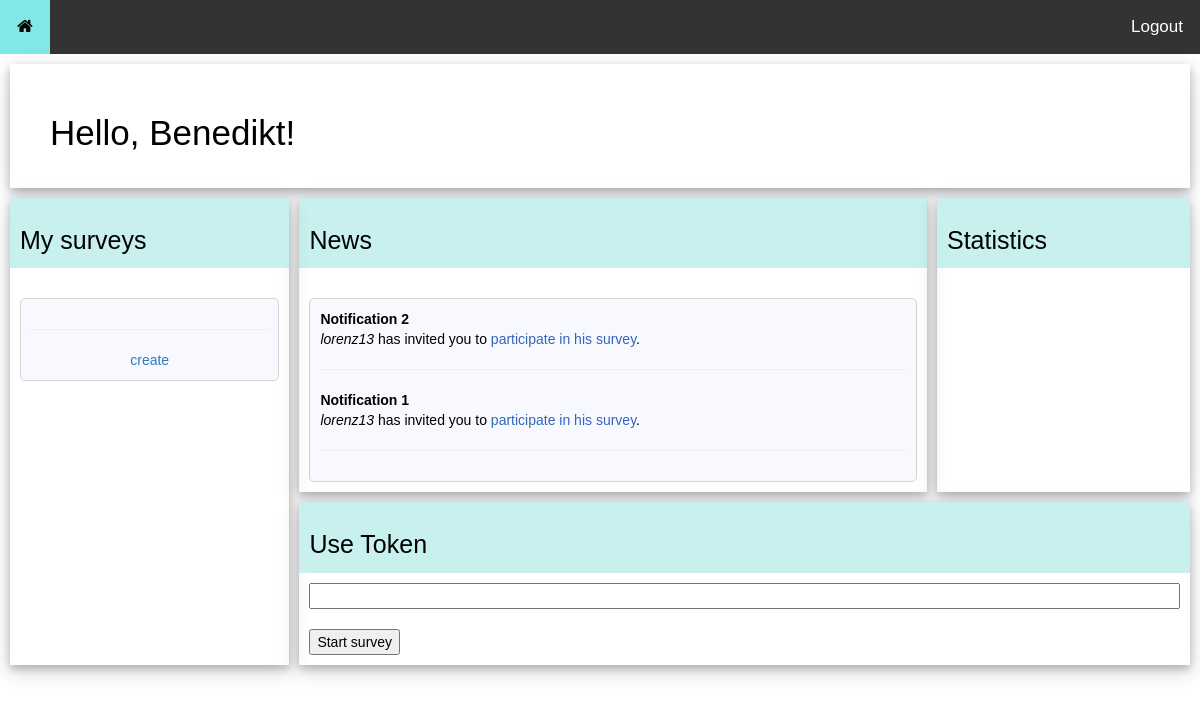
/dashboard (signed in), run on the app's committed database.
### quizApp.py (models this page shows)
class User(UserMixin, db.Model):
	__tablename__ = 'users'
	id = db.Column(db.Integer, primary_key=True)
	firstname = db.Column(db.String(32))
	lastname = db.Column(db.String(32))
	username = db.Column(db.String(32), unique=True)
	password = db.Column(db.String(80))

class Invitation(db.Model):
	__tablename__ = 'invitations'
	id = db.Column(db.Integer, primary_key=True)
	admin_id = db.Column(db.Integer, db.ForeignKey('users.id'))
	admin_username = db.Column(db.String, db.ForeignKey('users.username'))
	participant_id = db.Column(db.Integer, db.ForeignKey('users.id'))
	survey_id = db.Column(db.Integer, db.ForeignKey('surveys.id'))

### quizApp.py (the view)
@app.route('/dashboard')
@login_required
def dashboard():
	surveys = Survey.query.filter_by(admin_id=current_user.id)
	invitations = Invitation.query.filter_by(participant_id=current_user.id)
	return render_template('dashboard.html', firstname=current_user.firstname, surveys=surveys, invitations=invitations)

### quizApp.py (called while the page is built)
@login_manager.user_loader
def load_user(user_id):
	return User.query.get(int(user_id))

### templates/dashboard.html (shortened to what this page needs)
{% extends "bootstrap/base.html" %}
{% block styles %}
{{super()}}
<link href="{{ url_for('static', filename='css/main.css') }}" rel="stylesheet">
<link href="{{ url_for('static', filename='css/topnav.css') }}" rel="stylesheet">
<link rel="stylesheet" href="https://cdnjs.cloudflare.com/ajax/libs/font-awesome/4.7.0/css/font-awesome.min.css">
{% endblock %}
{% block content %}
<div class="topnav">
  <a href="{{ url_for('dashboard') }}" class="active">
    <i class="fa fa-home"></i>
  </a>
  <a href="{{ url_for('logout') }}" style="float:right">Logout</a>
</div>
<div class="grid-container">
  <div class="grid-container-header">
    <div class="main">
      <h1>Hello, {{ firstname }}!</h1>
    </div>
  </div>
  <div class="grid-container-center">
    <div class="header">
      News
    </div>
    <div class="main">
      <div class="box">
        <ul>
          {% if invitations.first() == none %}
          <li><b>You have no notifications</b></li>
          {% else %}
          {% for i in invitations|reverse %}
          <li>
            <b>Notification {{ loop.revindex }}</b><br>
            <em>{{ i.admin_username }}</em> has invited you to <a style="color: #3366BB;" href="{{ url_for('joinSurvey', invitation_id=i.id) }}">participate in his survey</a>.
          </li>
          <hr>
          {% endfor %}
          {% endif %}
        </ul>
      </div>
    </div>
  </div>
  <div class="grid-container-left">
    <div class="header">
      My surveys
    </div>
    <div class="main">
      <div class="box">
        {% if surveys != null %}
        <ul>
          <hr>
        </ul>
        {% else %}
        <p>You have not created any survey yet.</p>
        {% endif %}
        <a href="{{ url_for('newSurvey') }}">create</a>
      </div>
    </div>
  </div>
  <div class="grid-container-right">
    <div class="header">
      Statistics
    </div>
    <div class="main">
    </div>
  </div>
  <div class="grid-container-footer">
    <div class="header">
      Use Token
    </div>
    <div class="main">
      <form action="/startSurveyWithToken">
        <input style="width: 100%" type="text" name="token">
        <br><br>
        <button type="submit">Start survey</button>
      </form>
    </div>
  </div>
</div>
{% endblock %}

### static/css/main.css (style rules this page uses)
body { background-color: #FFFFFF; font-family: 'Verdana', 'Trebuchet MS', sans-serif; text-decodration: none; color: #000000; margin: 0; }
h1 { padding-top: 20px; }
.box { background-color: ghostwhite; border: 1px solid lightgray; border-radius: 5px; color: #000000; text-align: center; padding: 10px; overflow: wrap; }
.grid-container-header { grid-area: header; }
.grid-container-center { grid-area: center; }
.grid-container-left { grid-area: left; }
.grid-container-right { grid-area: right; }
.grid-container-footer { grid-area: footer; }
.grid-container-center .box { text-align: left; }
.grid-container { display: grid; grid-template-areas: 'header header header header' 'left center center right' 'left footer footer footer'; grid-gap: 10px; background-color: #FFF; padding: 10px; }
.grid-container > div { box-shadow: 0 4px 8px 0 rgba(0, 0, 0, 0.2), 0 6px 20px 0 rgba(0, 0, 0, 0.19); }
.grid-container h1 { padding-bottom: 15px; padding-left: 30px; font-size: 35px; }
.grid-container ul { list-style-type: none; padding-left: 0px; }
.grid-container ul li a { text-decoration: none; color: #000000; }
.grid-container .header { background-color: #c7f0ee; font-size: 25px; padding: 10px; padding-top: 25px; }
.grid-container .main { padding: 10px; }
.grid-container .box { margin-top: 20px; }

### static/css/topnav.css (style rules this page uses)
.topnav { font-family: inherit; grid-area: menu; background-color: #333; overflow: hidden; box-shadow: 0 4px 8px 0 rgba(0, 0, 0, 0.2), 0 6px 20px 0 rgba(0, 0, 0, 0.19); }
.topnav a { float: left; display: block; color: #FFF; background-color: #333; text-align: center; padding: 15px 17px; text-decoration: none; font-size: 17px; }
.topnav a.active { background-color: #7ad6d3; color: #000000; }

### data on the page
User: firstname "Benedikt"
Invitation: admin_username "lorenz13"
Invitation: admin_username "lorenz13"
